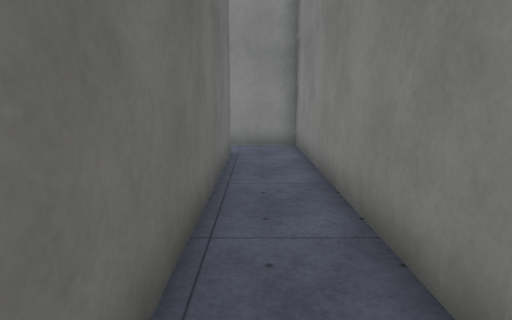
View 1 (above)

21 first-person views from a walk through a Unity game level. The camera is 1.5 m above the floor, tilts 10° down and sees 75° across. The floor is counted in squares, 1 m on a side. Each view is taken from the middle of a square. On the plan, view 1 faces up. The plan holds only what a view shows up to about 15 squares ahead; the rest is blank. The place goes on beyond the plan. Surface patterns are stand-ins for the level's own textures.

View 2
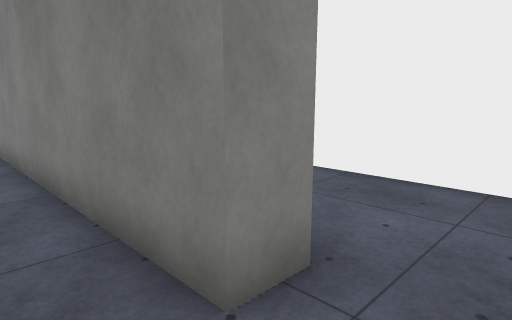

View 3
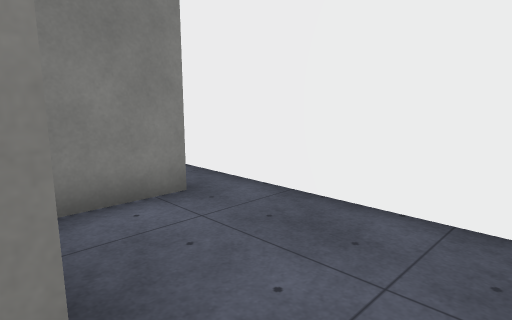

View 4
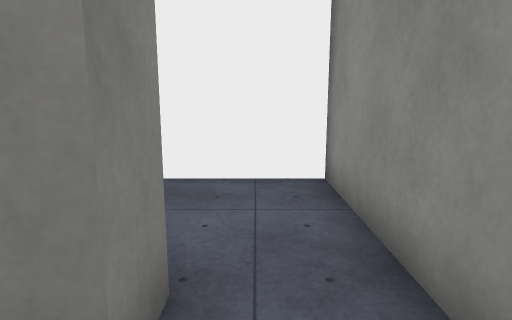

View 5
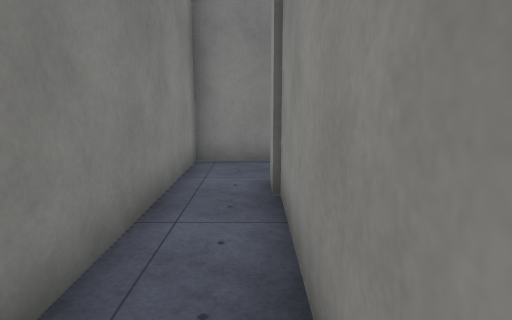

View 6
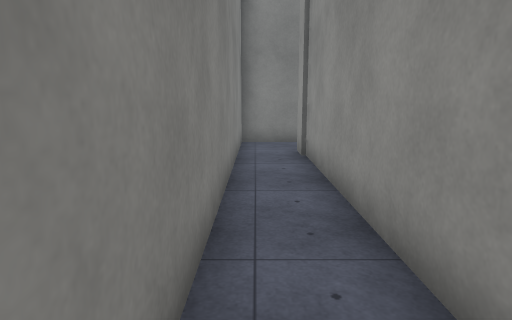

View 7
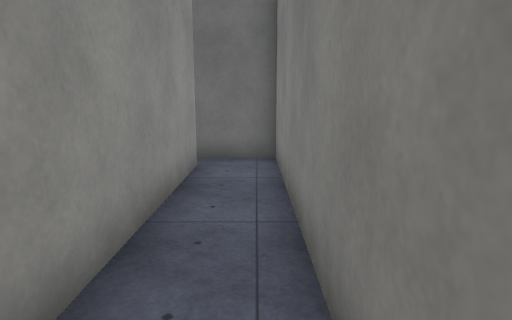

View 8
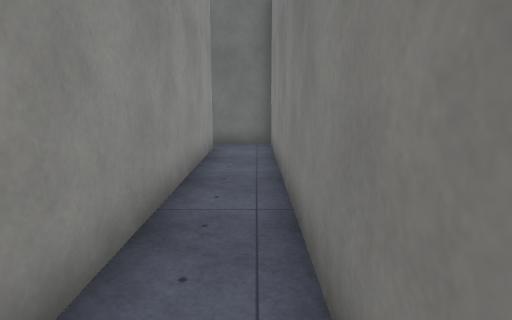

View 9
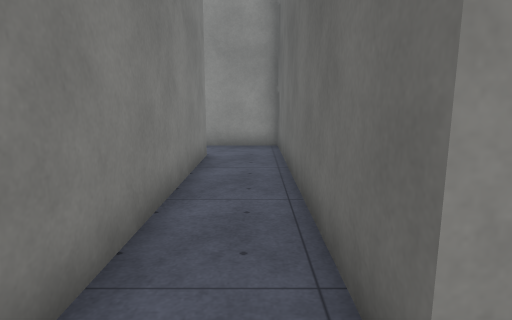

View 10
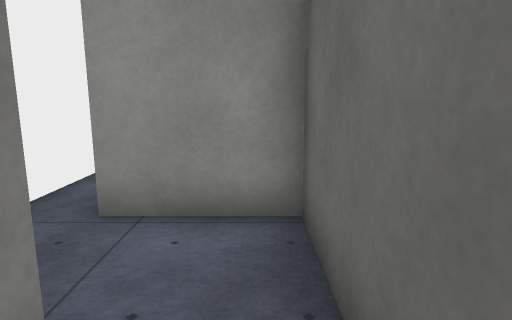

View 11
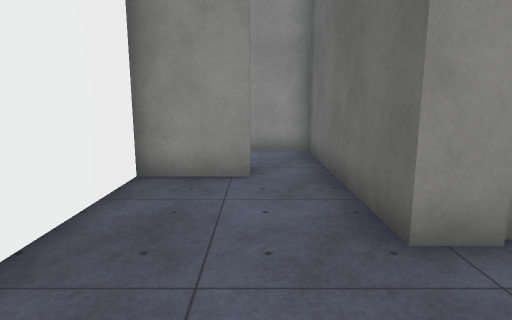

View 12
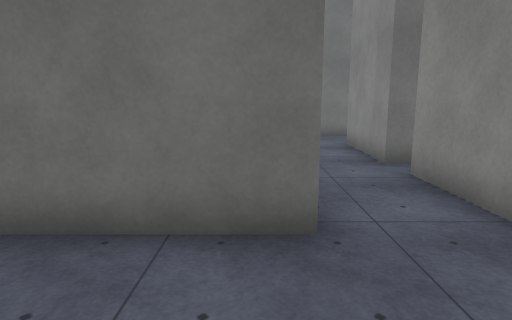

View 13
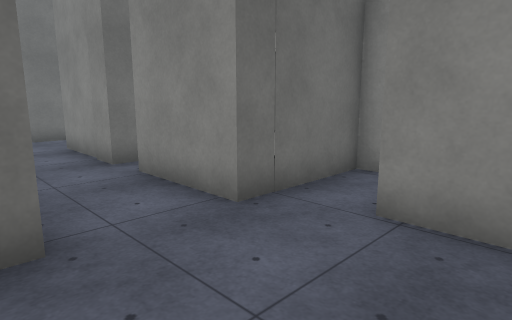

View 14
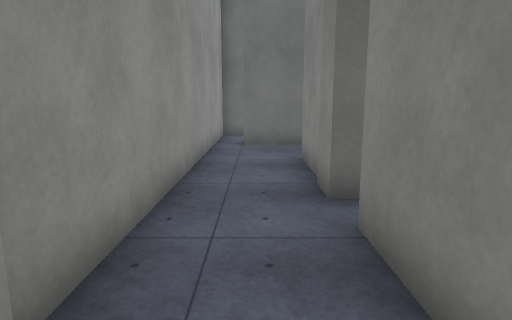

View 15
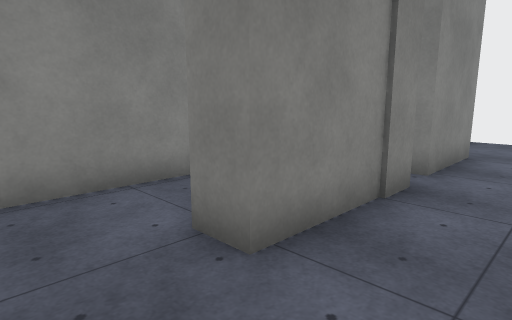

View 16
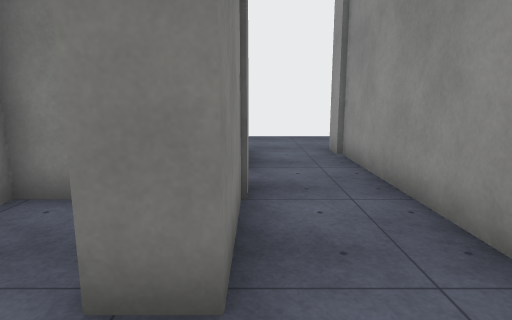

View 17
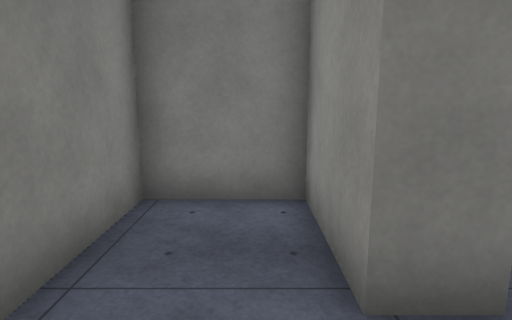

View 18
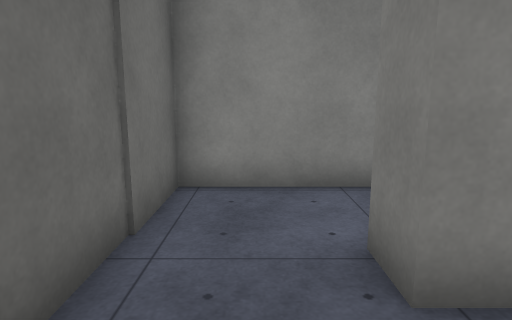

View 19
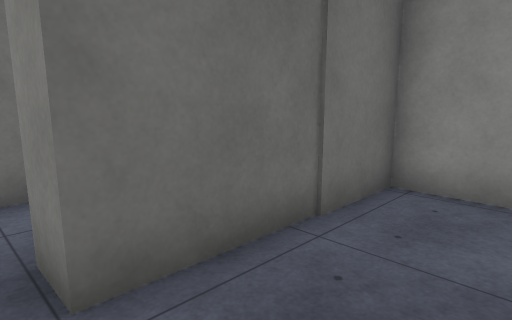

View 20
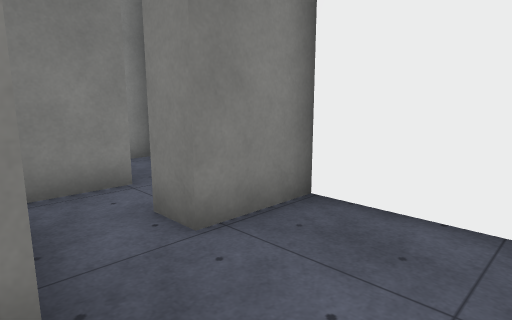

View 21
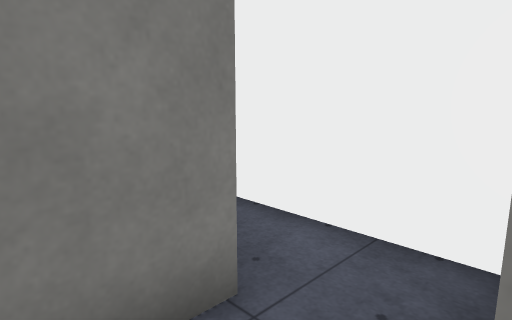

### Floor plan
Points are (right, up) in squares from view 1. A wall is a line through its corners. A room is listed if a view was taken in it or the views show most of it. See-through windows are left out.
Room 1 (views 1, 2, 4, 5, 6, 7, 8, 9)
walls: (-11.9, 9.6) (-0.7, 9.6) (-0.7, -0.4) (1.5, -0.4); (1.4, 1.7) (1.4, 11.5) (-12.8, 11.5) (-12.8, 9.4)
ways out: opening at (2, 0.5) to room 2
Room 2 (view 3)
walls: (2.5, 1.7) (1.4, 1.7); (5.1, 4.8) (3, 4.8); (1.5, -0.4) (6.4, -0.4) (6.4, 6.9)
ways out: opening at (2, 0.5) to room 1; opening at (6, 5.5)
Room 3 (views 10, 11, 12, 13, 14, 15, 16, 17, 18, 19, 20, 21)
walls: (-2, 15.9) (-2, 15.2) (-5.9, 15.2) (-5.9, 16.2) (-3, 16.2) (-3, 18.8) (-8.4, 18.8) (-8.4, 13.6) (-9.5, 13.6); (1.4, 12.7) (2.4, 12.7) (2.4, 9.5); (2.4, 17.6) (2.4, 15.2) (-0.8, 15.2) (-0.8, 15.6); (4.1, 9.4) (6.4, 9.4) (6.4, 16.1) (4.1, 16.1) (4.1, 17.2); (-9.6, 12.5) (2.4, 12.5)
ways out: opening at (3.5, 16.5) to room 4; opening at (3.5, 9) to room 5; opening at (-9, 13) to room 6
Room 4 (no view inside)
walls: (4.6, 18.8) (2.4, 18.8) (2.4, 17.6); (6.4, 17.4) (6.4, 20.9)
ways out: opening at (3.5, 16.5) to room 3; opening at (5.5, 19.5)
Room 5 (no view inside)
walls: (4.1, 8.4) (4.1, 8.9); (2.4, 9.5) (2.4, 5.8) (5.1, 5.8)
ways out: opening at (3.5, 9) to room 3; opening at (5, 7.5)
Room 6 (no view inside)
walls: (-11.8, 14.1) (-11.8, 12.5) (-9.6, 12.5)
ways out: opening at (-9, 13) to room 3; opening at (-10.5, 14.5)

Where each view was taken, in squares from view 1:
view 1: 0 up, 0 right, facing up
view 2: 0 up, 0 right, facing up-right
view 3: 0 up, 2 right, facing up-right
view 4: 1 up, 0 right, facing right
view 5: 10 up, 7 left, facing right
view 6: 11 up, 11 left, facing right
view 7: 11 up, 4 left, facing left
view 8: 11 up, 1 left, facing left
view 9: 11 up, 0 right, facing down
view 10: 10 up, 3 right, facing down
view 11: 16 up, 4 right, facing down
view 12: 12 up, 6 right, facing left
view 13: 12 up, 6 right, facing up-left
view 14: 14 up, 3 right, facing left
view 15: 13 up, 8 left, facing up-right
view 16: 15 up, 8 left, facing right
view 17: 17 up, 8 left, facing right
view 18: 13 up, 7 left, facing up
view 19: 13 up, 6 left, facing up-left
view 20: 13 up, 2 right, facing up-right
view 21: 17 up, 3 right, facing up-right
